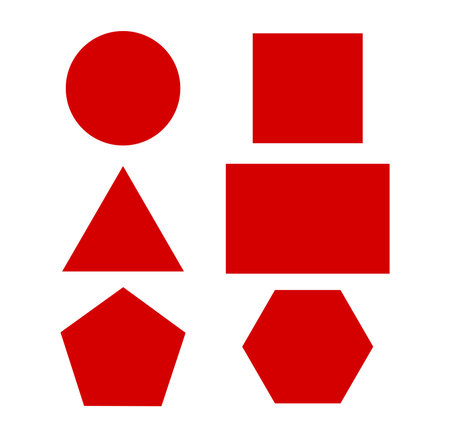
#> input picture 2025-05-04_taller_analisis_figuras_geometricas/datos/figuras.jpg, 450 x 437 px
$ jupyter execute analisis_figuras.ipynb
#> lines starting #> are read from the running program, lines starting #| are printed output that depends on the picture; after the words box and inside, x2 and y2 are one past the last pixel; in counts of white or black regions, pixels touching at a corner belong together
[cell 1]
import cv2
import numpy as np
import matplotlib.pyplot as plt

# Carga la imagen en escala de grises
def cargar_imagen(path):
#> called with path = '../datos/figuras.jpg'
    imagen = cv2.imread(path, cv2.IMREAD_GRAYSCALE)
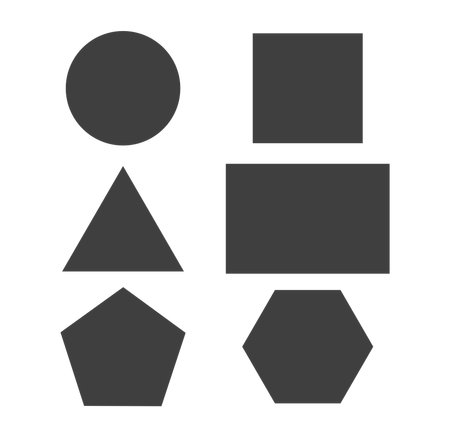
#> imagen: shape (437, 450); min 44, max 255, mean 188.3
    return imagen
# Binariza la imagen usando umbral de Otsu (inverso)
def binarizar(imagen):
    binaria = cv2.threshold(imagen, 0, 255, cv2.THRESH_BINARY_INV + cv2.THRESH_OTSU)
    return binaria

# Calcula área, perímetro y centroide del contorno
def calcular_metrica_basica(contorno):
    area = cv2.contourArea(contorno)
    perimetro = cv2.arcLength(contorno, True)
    momentos = cv2.moments(contorno)
    if momentos["m00"] != 0:
        cx = int(momentos["m10"] / momentos["m00"])
        cy = int(momentos["m01"] / momentos["m00"])
    else:
        cx, cy = -1, -1
    return area, perimetro, (cx, cy)

# Clasifica forma según número de lados aproximados
def clasificar_forma(contorno):
    peri = cv2.arcLength(contorno, True)
    approx = cv2.approxPolyDP(contorno, 0.03 * peri, True)
    lados = len(approx)

    if lados == 3:
        return 'Triangulo'
    elif lados == 4:
        x, y, w, h = cv2.boundingRect(approx)
        aspecto = w / float(h)
        return 'Cuadrado' if 0.95 < aspecto < 1.05 else 'Rectangulo'
    elif lados >= 8:
        return 'Circulo'
    else:
        return 'Poligono'

# Encuentra contornos y dibuja cada figura con sus métricas
def analizar_figuras(imagen_binaria, imagen_dibujo):
    contornos, _ = cv2.findContours(imagen_binaria, cv2.RETR_EXTERNAL, cv2.CHAIN_APPROX_SIMPLE)

    for contorno in contornos:
        area, perimetro, centro = calcular_metrica_basica(contorno)
        forma = clasificar_forma(contorno)

        # Dibuja el contorno y anota información
        cv2.drawContours(imagen_dibujo, [contorno], -1, (255, 100, 0), 2)
        texto = f"{forma} | A:{int(area)} | P:{int(perimetro)}"
        cv2.circle(imagen_dibujo, centro, 3, (0, 0, 255), -1)
        cv2.putText(imagen_dibujo, texto, (centro[0] - 60, centro[1] - 10),
                    cv2.FONT_HERSHEY_SIMPLEX, 0.45, (0, 0, 0), 2)

    return imagen_dibujo

# Flujo principal
ruta_imagen = "../datos/figuras.jpg"
imagen_gris = cargar_imagen(ruta_imagen)
imagen_binaria = binarizar(imagen_gris)[1]
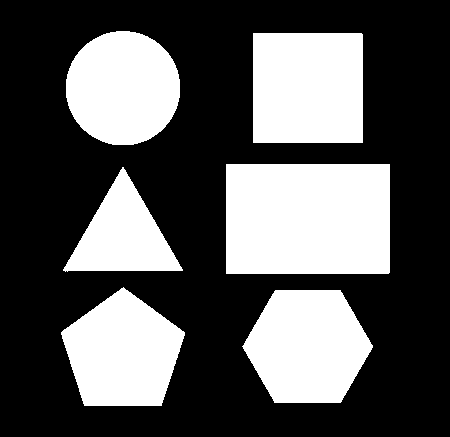
#> imagen_binaria: shape (437, 450); 34.7% white; 6 white regions
imagen_color = cv2.cvtColor(imagen_gris, cv2.COLOR_GRAY2BGR)

resultado = analizar_figuras(imagen_binaria, imagen_color)
#> in analizar_figuras, `contornos, _ = cv2.findContours(imagen_binaria, cv2.RETR_EXTERNAL, cv2..`: contornos = 6 contours; box (x1, y1, x2, y2) and area: (226, 164, 390, 274) 17766, (253, 33, 363, 143) 11880, (242, 290, 373, 403) 10940, (66, 31, 180, 145) 10130, (61, 287, 185, 406) 10105, (63, 167, 183, 272) 6201
#> the loop in analizar_figuras, `for contorno in contornos:` made 6 passes
#> (area, perimetro, cx in calcular_metrica_basica, cy in calcular_metrica_basica, peri in clasificar_forma, lados in clasificar_forma, forma, texto) on passes 1, 2, 6: (10939.5, 408.4, 307, 346, 408.4, 6, 'Poligono', 'Poligono | A:10939 | P:408'), (10105, 402.3, 122, 352, 402.3, 5, 'Poligono', 'Poligono | A:10105 | P:402'), (10130, 375.8, 122, 87, 375.8, 8, 'Circulo', 'Circulo | A:10130 | P:375')
#> (area, perimetro, cx in calcular_metrica_basica, cy in calcular_metrica_basica, peri in clasificar_forma, approx in clasificar_forma, lados in clasificar_forma, x in clasificar_forma) on passes 4 to 5: (17766.5, 543.4, 307, 218, 543.4, [[226, 164], [226, 273], [389, 272], [389, 164]], 4, 226), (11880.5, 435.4, 307, 87, 435.4, [[253, 33], [253, 142], [362, 142], [362, 34]], 4, 253)
#> after the loop in analizar_figuras, `for contorno in contornos:`:
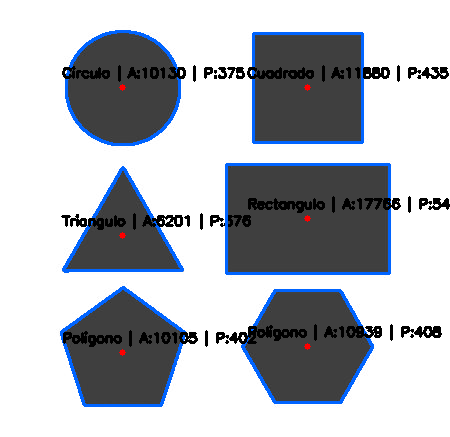
#> imagen_dibujo: shape (437, 450, 3); mean B, G, R 187.8, 181.7, 178

plt.figure(figsize=(7, 7))
plt.imshow(cv2.cvtColor(resultado, cv2.COLOR_BGR2RGB))
plt.title("Figuras geométricas con métricas anotadas")
plt.axis('off')
plt.tight_layout()
plt.show()
